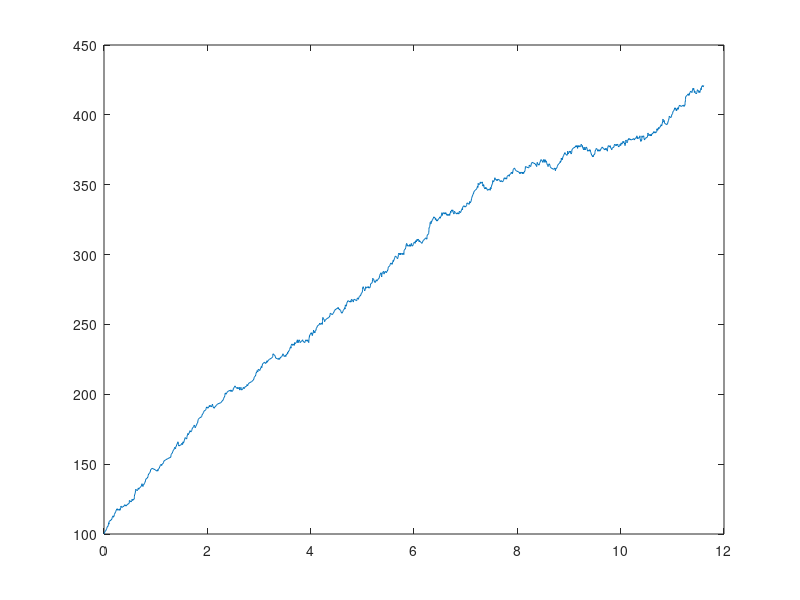

Write MATLAB code to recreate this figure.
% Initialise run variables
X=100;  % initial conditions
k=60; % birth rate coefficient
lambda=0.1; % death rate coefficient

N=1000; % Number of jumps
t=zeros(N,1);  % array containing time
dt=zeros(N,1); % array containing time intervals
z=zeros(N,1);  % state variable array (contains population)
z(1,:)=[X];    % initial values input into first array of state variabl array

for i=2:N
    x=z(i-1,1); % x in the previous state variable
    rates=[k lambda*x]; %the parameters used to work out rates
    R=[1 -1]; % no idea what this is
    lam=sum(rates); % 
    dt(i-1)= -log(rand)/lam;
    t(i)=t(i-1)+dt(i-1);
    rates=rates/lam;
    reac=1+sum(rand>cumsum(rates));
    z(i,:)=z(i-1,:)+R(:,reac)';
end

plot(t,z);

% Generate weighted mean (last element not used)
transpose(dt)*z/sum(dt)

% Generate weighted sum of squares (last element not used)
var(z,dt)


%% implement a birth death process with a second reaction where it goes back to itself
%% plot a graph of how this p(asymmetric division) affects the variance
%% set birthrate to 1 to fit death rate parameter
